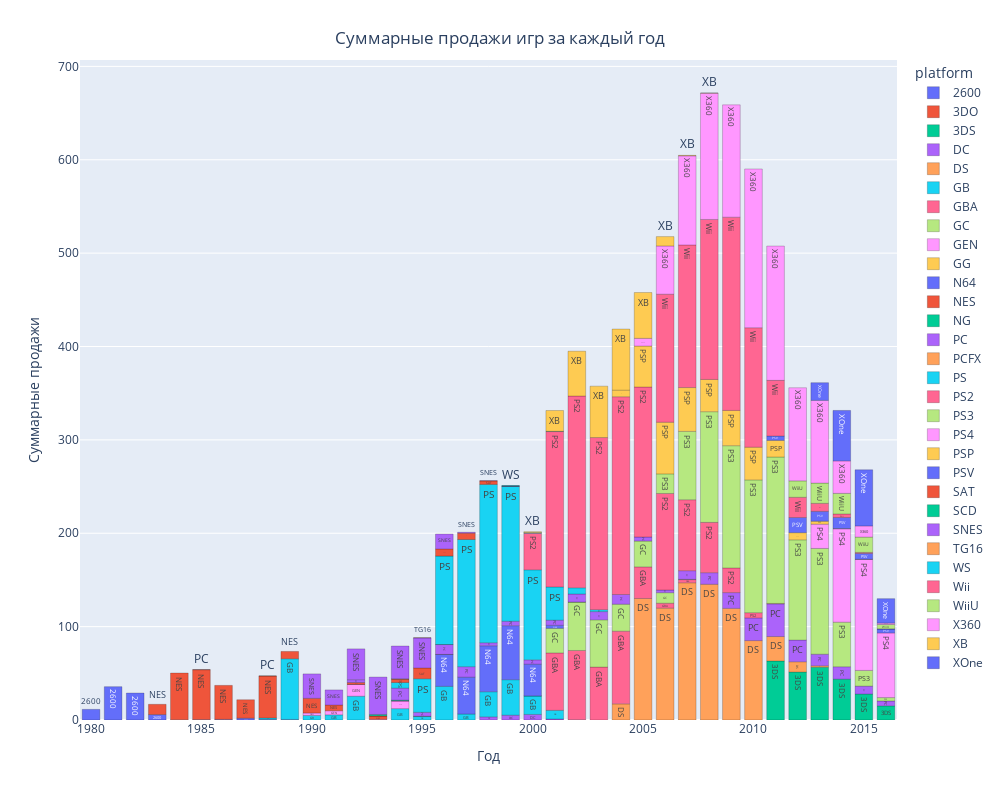

Notebook source saved alongside this figure:
### Markdown cell above
<a id="13"></a>
### Определение актуального периода

### Code cell
fig = px.bar(
    (
        data.groupby(['platform', 'year_of_release'])
        .agg(total_sales=('total_sales', 'sum'))
        .reset_index()
    ),
    y='total_sales', 
    x='year_of_release', 
    color='platform', 
    text='platform',
    width=1000, height=800)

fig.update_xaxes(title = "Год")

fig.update_yaxes(title = "Суммарные продажи")

fig.update_traces(marker_line_color='#000000',
                  marker_line_width=0.2)

fig.update_layout(showlegend = True,
                   title = {
                       'text': 'Суммарные продажи игр за каждый год',
                        'y':0.96,
                        'x':0.5,
                        'xanchor': 'center',
                        'yanchor': 'top'})
fig.show()

### Figure 1 — Plotly figure (JSON) as saved in the notebook; plotly's stock layout.template omitted (floating-point values rounded to 4 significant figures)
{"data": [{"alignmentgroup": "True", "hovertemplate": "platform=%{text}<br>year_of_release=%{x}<br>total_sales=%{y}<extra></extra>", "legendgroup": "2600", "marker": {"color": "#636efa", "line": {"color": "#000000", "width": 0.2}, "pattern": {"shape": ""}}, "name": "2600", "offsetgroup": "2600", "orientation": "v", "showlegend": true, "text": ["2600", "2600", "2600", "2600", "2600", "2600", "2600", "2600", "2600", "2600"], "textposition": "auto", "type": "bar", "x": [1980, 1981, 1982, 1983, 1984, 1985, 1986, 1987, 1988, 1989], "xaxis": "x", "y": [11.38, 35.68, 28.88, 5.84, 0.27, 0.45, 0.67, 1.94, 0.74, 0.63], "yaxis": "y"}, {"alignmentgroup": "True", "hovertemplate": "platform=%{text}<br>year_of_release=%{x}<br>total_sales=%{y}<extra></extra>", "legendgroup": "3DO", "marker": {"color": "#EF553B", "line": {"color": "#000000", "width": 0.2}, "pattern": {"shape": ""}}, "name": "3DO", "offsetgroup": "3DO", "orientation": "v", "showlegend": true, "text": ["3DO", "3DO"], "textposition": "auto", "type": "bar", "x": [1994, 1995], "xaxis": "x", "y": [0.02, 0.08], "yaxis": "y"}, {"alignmentgroup": "True", "hovertemplate": "platform=%{text}<br>year_of_release=%{x}<br>total_sales=%{y}<extra></extra>", "legendgroup": "3DS", "marker": {"color": "#00cc96", "line": {"color": "#000000", "width": 0.2}, "pattern": {"shape": ""}}, "name": "3DS", "offsetgroup": "3DS", "orientation": "v", "showlegend": true, "text": ["3DS", "3DS", "3DS", "3DS", "3DS", "3DS"], "textposition": "auto", "type": "bar", "x": [2011, 2012, 2013, 2014, 2015, 2016], "xaxis": "x", "y": [63.2, 51.36, 56.57, 43.76, 27.78, 15.14], "yaxis": "y"}, {"alignmentgroup": "True", "hovertemplate": "platform=%{text}<br>year_of_release=%{x}<br>total_sales=%{y}<extra></extra>", "legendgroup": "DC", "marker": {"color": "#ab63fa", "line": {"color": "#000000", "width": 0.2}, "pattern": {"shape": ""}}, "name": "DC", "offsetgroup": "DC", "orientation": "v", "showlegend": true, "text": ["DC", "DC", "DC", "DC", "DC", "DC", "DC"], "textposition": "auto", "type": "bar", "x": [1998, 1999, 2000, 2001, 2002, 2007, 2008], "xaxis": "x", "y": [3.38, 5.16, 5.99, 1.07, 0.29, 0.02, 0.04], "yaxis": "y"}, {"alignmentgroup": "True", "hovertemplate": "platform=%{text}<br>year_of_release=%{x}<br>total_sales=%{y}<extra></extra>", "legendgroup": "DS", "marker": {"color": "#FFA15A", "line": {"color": "#000000", "width": 0.2}, "pattern": {"shape": ""}}, "name": "DS", "offsetgroup": "DS", "orientation": "v", "showlegend": true, "text": ["DS", "DS", "DS", "DS", "DS", "DS", "DS", "DS", "DS", "DS"], "textposition": "auto", "type": "bar", "x": [2004, 2005, 2006, 2007, 2008, 2009, 2010, 2011, 2012, 2013], "xaxis": "x", "y": [17.27, 130.1, 119.8, 146.9, 145.3, 119.5, 85.04, 26.18, 11.01, 1.54], "yaxis": "y"}, {"alignmentgroup": "True", "hovertemplate": "platform=%{text}<br>year_of_release=%{x}<br>total_sales=%{y}<extra></extra>", "legendgroup": "GB", "marker": {"color": "#19d3f3", "line": {"color": "#000000", "width": 0.2}, "pattern": {"shape": ""}}, "name": "GB", "offsetgroup": "GB", "orientation": "v", "showlegend": true, "text": ["GB", "GB", "GB", "GB", "GB", "GB", "GB", "GB", "GB", "GB", "GB", "GB", "GB"], "textposition": "auto", "type": "bar", "x": [1988, 1989, 1990, 1991, 1992, 1994, 1995, 1996, 1997, 1998, 1999, 2000, 2001], "xaxis": "x", "y": [1.43, 64.97, 4.89, 5.57, 25.49, 12.18, 3.6, 36.03, 6.37, 26.9, 38, 19.76, 9.24], "yaxis": "y"}, {"alignmentgroup": "True", "hovertemplate": "platform=%{text}<br>year_of_release=%{x}<br>total_sales=%{y}<extra></extra>", "legendgroup": "GBA", "marker": {"color": "#FF6692", "line": {"color": "#000000", "width": 0.2}, "pattern": {"shape": ""}}, "name": "GBA", "offsetgroup": "GBA", "orientation": "v", "showlegend": true, "text": ["GBA", "GBA", "GBA", "GBA", "GBA", "GBA", "GBA", "GBA"], "textposition": "auto", "type": "bar", "x": [2000, 2001, 2002, 2003, 2004, 2005, 2006, 2007], "xaxis": "x", "y": [0.07, 61.53, 74.16, 56.67, 77.91, 33.86, 5.28, 3.4], "yaxis": "y"}, {"alignmentgroup": "True", "hovertemplate": "platform=%{text}<br>year_of_release=%{x}<br>total_sales=%{y}<extra></extra>", "legendgroup": "GC", "marker": {"color": "#B6E880", "line": {"color": "#000000", "width": 0.2}, "pattern": {"shape": ""}}, "name": "GC", "offsetgroup": "GC", "orientation": "v", "showlegend": true, "text": ["GC", "GC", "GC", "GC", "GC", "GC", "GC"], "textposition": "auto", "type": "bar", "x": [2001, 2002, 2003, 2004, 2005, 2006, 2007], "xaxis": "x", "y": [26.34, 51.81, 50.61, 28.82, 27.62, 11.26, 0.27], "yaxis": "y"}, {"alignmentgroup": "True", "hovertemplate": "platform=%{text}<br>year_of_release=%{x}<br>total_sales=%{y}<extra></extra>", "legendgroup": "GEN", "marker": {"color": "#FF97FF", "line": {"color": "#000000", "width": 0.2}, "pattern": {"shape": ""}}, "name": "GEN", "offsetgroup": "GEN", "orientation": "v", "showlegend": true, "text": ["GEN", "GEN", "GEN", "GEN", "GEN"], "textposition": "auto", "type": "bar", "x": [1990, 1991, 1992, 1993, 1994], "xaxis": "x", "y": [2.6, 4.33, 12.64, 0.65, 8.13], "yaxis": "y"}, {"alignmentgroup": "True", "hovertemplate": "platform=%{text}<br>year_of_release=%{x}<br>total_sales=%{y}<extra></extra>", "legendgroup": "GG", "marker": {"color": "#FECB52", "line": {"color": "#000000", "width": 0.2}, "pattern": {"shape": ""}}, "name": "GG", "offsetgroup": "GG", "orientation": "v", "showlegend": true, "text": ["GG"], "textposition": "auto", "type": "bar", "x": [1992], "xaxis": "x", "y": [0.04], "yaxis": "y"}, {"alignmentgroup": "True", "hovertemplate": "platform=%{text}<br>year_of_release=%{x}<br>total_sales=%{y}<extra></extra>", "legendgroup": "N64", "marker": {"color": "#636efa", "line": {"color": "#000000", "width": 0.2}, "pattern": {"shape": ""}}, "name": "N64", "offsetgroup": "N64", "orientation": "v", "showlegend": true, "text": ["N64", "N64", "N64", "N64", "N64", "N64", "N64"], "textposition": "auto", "type": "bar", "x": [1996, 1997, 1998, 1999, 2000, 2001, 2002], "xaxis": "x", "y": [34.1, 39.5, 49.24, 57.87, 33.97, 3.25, 0.08], "yaxis": "y"}, {"alignmentgroup": "True", "hovertemplate": "platform=%{text}<br>year_of_release=%{x}<br>total_sales=%{y}<extra></extra>", "legendgroup": "NES", "marker": {"color": "#EF553B", "line": {"color": "#000000", "width": 0.2}, "pattern": {"shape": ""}}, "name": "NES", "offsetgroup": "NES", "orientation": "v", "showlegend": true, "text": ["NES", "NES", "NES", "NES", "NES", "NES", "NES", "NES", "NES", "NES", "NES", "NES"], "textposition": "auto", "type": "bar", "x": [1983, 1984, 1985, 1986, 1987, 1988, 1989, 1990, 1991, 1992, 1993, 1994], "xaxis": "x", "y": [10.96, 50.08, 53.44, 36.41, 19.76, 45.01, 7.85, 15.73, 6.11, 1.98, 3.61, 0.11], "yaxis": "y"}, {"alignmentgroup": "True", "hovertemplate": "platform=%{text}<br>year_of_release=%{x}<br>total_sales=%{y}<extra></extra>", "legendgroup": "NG", "marker": {"color": "#00cc96", "line": {"color": "#000000", "width": 0.2}, "pattern": {"shape": ""}}, "name": "NG", "offsetgroup": "NG", "orientation": "v", "showlegend": true, "text": ["NG", "NG", "NG", "NG"], "textposition": "auto", "type": "bar", "x": [1993, 1994, 1995, 1996], "xaxis": "x", "y": [0.21, 0.8, 0.33, 0.1], "yaxis": "y"}, {"alignmentgroup": "True", "hovertemplate": "platform=%{text}<br>year_of_release=%{x}<br>total_sales=%{y}<extra></extra>", "legendgroup": "PC", "marker": {"color": "#ab63fa", "line": {"color": "#000000", "width": 0.2}, "pattern": {"shape": ""}}, "name": "PC", "offsetgroup": "PC", "orientation": "v", "showlegend": true, "text": ["PC", "PC", "PC", "PC", "PC", "PC", "PC", "PC", "PC", "PC", "PC", "PC", "PC", "PC", "PC", "PC", "PC", "PC", "PC", "PC", "PC", "PC", "PC", "PC", "PC", "PC"], "textposition": "auto", "type": "bar", "x": [1985, 1988, 1992, 1994, 1995, 1996, 1997, 1998, 1999, 2000, 2001, 2002, 2003, 2004, 2005, 2006, 2007, 2008, 2009, 2010, 2011, 2012, 2013, 2014, 2015, 2016], "xaxis": "x", "y": [0.04, 0.03, 3.03, 12.87, 4.22, 10.58, 11.27, 3.26, 4.74, 4.66, 5.47, 8.57, 8.84, 10.39, 4.37, 2.85, 9.28, 12.42, 16.91, 24.28, 35.03, 23.22, 12.38, 13.28, 8.52, 5.25], "yaxis": "y"}, {"alignmentgroup": "True", "hovertemplate": "platform=%{text}<br>year_of_release=%{x}<br>total_sales=%{y}<extra></extra>", "legendgroup": "PCFX", "marker": {"color": "#FFA15A", "line": {"color": "#000000", "width": 0.2}, "pattern": {"shape": ""}}, "name": "PCFX", "offsetgroup": "PCFX", "orientation": "v", "showlegend": true, "text": ["PCFX"], "textposition": "auto", "type": "bar", "x": [1996], "xaxis": "x", "y": [0.03], "yaxis": "y"}, {"alignmentgroup": "True", "hovertemplate": "platform=%{text}<br>year_of_release=%{x}<br>total_sales=%{y}<extra></extra>", "legendgroup": "PS", "marker": {"color": "#19d3f3", "line": {"color": "#000000", "width": 0.2}, "pattern": {"shape": ""}}, "name": "PS", "offsetgroup": "PS", "orientation": "v", "showlegend": true, "text": ["PS", "PS", "PS", "PS", "PS", "PS", "PS", "PS", "PS", "PS"], "textposition": "auto", "type": "bar", "x": [1994, 1995, 1996, 1997, 1998, 1999, 2000, 2001, 2002, 2003], "xaxis": "x", "y": [6.03, 35.96, 94.7, 136.2, 169.5, 144.5, 96.37, 35.59, 6.67, 2.07], "yaxis": "y"}, {"alignmentgroup": "True", "hovertemplate": "platform=%{text}<br>year_of_release=%{x}<br>total_sales=%{y}<extra></extra>", "legendgroup": "PS2", "marker": {"color": "#FF6692", "line": {"color": "#000000", "width": 0.2}, "pattern": {"shape": ""}}, "name": "PS2", "offsetgroup": "PS2", "orientation": "v", "showlegend": true, "text": ["PS2", "PS2", "PS2", "PS2", "PS2", "PS2", "PS2", "PS2", "PS2", "PS2", "PS2", "PS2"], "textposition": "auto", "type": "bar", "x": [2000, 2001, 2002, 2003, 2004, 2005, 2006, 2007, 2008, 2009, 2010, 2011], "xaxis": "x", "y": [39.17, 166.4, 205.4, 184.3, 211.8, 160.7, 103.4, 75.99, 53.9, 26.4, 5.64, 0.45], "yaxis": "y"}, {"alignmentgroup": "True", "hovertemplate": "platform=%{text}<br>year_of_release=%{x}<br>total_sales=%{y}<extra></extra>", "legendgroup": "PS3", "marker": {"color": "#B6E880", "line": {"color": "#000000", "width": 0.2}, "pattern": {"shape": ""}}, "name": "PS3", "offsetgroup": "PS3", "orientation": "v", "showlegend": true, "text": ["PS3", "PS3", "PS3", "PS3", "PS3", "PS3", "PS3", "PS3", "PS3", "PS3", "PS3"], "textposition": "auto", "type": "bar", "x": [2006, 2007, 2008, 2009, 2010, 2011, 2012, 2013, 2014, 2015, 2016], "xaxis": "x", "y": [20.96, 73.19, 118.5, 130.9, 142.2, 156.8, 107.4, 113.2, 47.76, 16.82, 3.6], "yaxis": "y"}, {"alignmentgroup": "True", "hovertemplate": "platform=%{text}<br>year_of_release=%{x}<br>total_sales=%{y}<extra></extra>", "legendgroup": "PS4", "marker": {"color": "#FF97FF", "line": {"color": "#000000", "width": 0.2}, "pattern": {"shape": ""}}, "name": "PS4", "offsetgroup": "PS4", "orientation": "v", "showlegend": true, "text": ["PS4", "PS4", "PS4", "PS4"], "textposition": "auto", "type": "bar", "x": [2013, 2014, 2015, 2016], "xaxis": "x", "y": [25.99, 100, 118.9, 69.25], "yaxis": "y"}, {"alignmentgroup": "True", "hovertemplate": "platform=%{text}<br>year_of_release=%{x}<br>total_sales=%{y}<extra></extra>", "legendgroup": "PSP", "marker": {"color": "#FECB52", "line": {"color": "#000000", "width": 0.2}, "pattern": {"shape": ""}}, "name": "PSP", "offsetgroup": "PSP", "orientation": "v", "showlegend": true, "text": ["PSP", "PSP", "PSP", "PSP", "PSP", "PSP", "PSP", "PSP", "PSP", "PSP", "PSP", "PSP"], "textposition": "auto", "type": "bar", "x": [2004, 2005, 2006, 2007, 2008, 2009, 2010, 2011, 2012, 2013, 2014, 2015], "xaxis": "x", "y": [7.06, 43.84, 55.32, 46.93, 34.55, 37.78, 35.04, 17.82, 7.69, 3.14, 0.24, 0.12], "yaxis": "y"}, {"alignmentgroup": "True", "hovertemplate": "platform=%{text}<br>year_of_release=%{x}<br>total_sales=%{y}<extra></extra>", "legendgroup": "PSV", "marker": {"color": "#636efa", "line": {"color": "#000000", "width": 0.2}, "pattern": {"shape": ""}}, "name": "PSV", "offsetgroup": "PSV", "orientation": "v", "showlegend": true, "text": ["PSV", "PSV", "PSV", "PSV", "PSV", "PSV"], "textposition": "auto", "type": "bar", "x": [2011, 2012, 2013, 2014, 2015, 2016], "xaxis": "x", "y": [4.63, 16.19, 10.59, 11.9, 6.25, 4.25], "yaxis": "y"}, {"alignmentgroup": "True", "hovertemplate": "platform=%{text}<br>year_of_release=%{x}<br>total_sales=%{y}<extra></extra>", "legendgroup": "SAT", "marker": {"color": "#EF553B", "line": {"color": "#000000", "width": 0.2}, "pattern": {"shape": ""}}, "name": "SAT", "offsetgroup": "SAT", "orientation": "v", "showlegend": true, "text": ["SAT", "SAT", "SAT", "SAT", "SAT", "SAT"], "textposition": "auto", "type": "bar", "x": [1994, 1995, 1996, 1997, 1998, 1999], "xaxis": "x", "y": [3.65, 11.57, 7.69, 6.77, 3.82, 0.09], "yaxis": "y"}, {"alignmentgroup": "True", "hovertemplate": "platform=%{text}<br>year_of_release=%{x}<br>total_sales=%{y}<extra></extra>", "legendgroup": "SCD", "marker": {"color": "#00cc96", "line": {"color": "#000000", "width": 0.2}, "pattern": {"shape": ""}}, "name": "SCD", "offsetgroup": "SCD", "orientation": "v", "showlegend": true, "text": ["SCD", "SCD"], "textposition": "auto", "type": "bar", "x": [1993, 1994], "xaxis": "x", "y": [1.5, 0.36], "yaxis": "y"}, {"alignmentgroup": "True", "hovertemplate": "platform=%{text}<br>year_of_release=%{x}<br>total_sales=%{y}<extra></extra>", "legendgroup": "SNES", "marker": {"color": "#ab63fa", "line": {"color": "#000000", "width": 0.2}, "pattern": {"shape": ""}}, "name": "SNES", "offsetgroup": "SNES", "orientation": "v", "showlegend": true, "text": ["SNES", "SNES", "SNES", "SNES", "SNES", "SNES", "SNES", "SNES", "SNES", "SNES"], "textposition": "auto", "type": "bar", "x": [1990, 1991, 1992, 1993, 1994, 1995, 1996, 1997, 1998, 1999], "xaxis": "x", "y": [26.15, 16.22, 32.98, 40.02, 35.08, 32.2, 15.92, 0.99, 0.22, 0.26], "yaxis": "y"}, {"alignmentgroup": "True", "hovertemplate": "platform=%{text}<br>year_of_release=%{x}<br>total_sales=%{y}<extra></extra>", "legendgroup": "TG16", "marker": {"color": "#FFA15A", "line": {"color": "#000000", "width": 0.2}, "pattern": {"shape": ""}}, "name": "TG16", "offsetgroup": "TG16", "orientation": "v", "showlegend": true, "text": ["TG16"], "textposition": "auto", "type": "bar", "x": [1995], "xaxis": "x", "y": [0.16], "yaxis": "y"}, {"alignmentgroup": "True", "hovertemplate": "platform=%{text}<br>year_of_release=%{x}<br>total_sales=%{y}<extra></extra>", "legendgroup": "WS", "marker": {"color": "#19d3f3", "line": {"color": "#000000", "width": 0.2}, "pattern": {"shape": ""}}, "name": "WS", "offsetgroup": "WS", "orientation": "v", "showlegend": true, "text": ["WS", "WS", "WS"], "textposition": "auto", "type": "bar", "x": [1999, 2000, 2001], "xaxis": "x", "y": [0.46, 0.68, 0.28], "yaxis": "y"}, {"alignmentgroup": "True", "hovertemplate": "platform=%{text}<br>year_of_release=%{x}<br>total_sales=%{y}<extra></extra>", "legendgroup": "Wii", "marker": {"color": "#FF6692", "line": {"color": "#000000", "width": 0.2}, "pattern": {"shape": ""}}, "name": "Wii", "offsetgroup": "Wii", "orientation": "v", "showlegend": true, "text": ["Wii", "Wii", "Wii", "Wii", "Wii", "Wii", "Wii", "Wii", "Wii", "Wii", "Wii"], "textposition": "auto", "type": "bar", "x": [2006, 2007, 2008, 2009, 2010, 2011, 2012, 2013, 2014, 2015, 2016], "xaxis": "x", "y": [137.2, 152.8, 171.3, 207.0, 128.0, 59.65, 21.71, 8.59, 3.75, 1.14, 0.18], "yaxis": "y"}, {"alignmentgroup": "True", "hovertemplate": "platform=%{text}<br>year_of_release=%{x}<br>total_sales=%{y}<extra></extra>", "legendgroup": "WiiU", "marker": {"color": "#B6E880", "line": {"color": "#000000", "width": 0.2}, "pattern": {"shape": ""}}, "name": "WiiU", "offsetgroup": "WiiU", "orientation": "v", "showlegend": true, "text": ["WiiU", "WiiU", "WiiU", "WiiU", "WiiU"], "textposition": "auto", "type": "bar", "x": [2012, 2013, 2014, 2015, 2016], "xaxis": "x", "y": [17.56, 21.65, 22.03, 16.35, 4.6], "yaxis": "y"}, {"alignmentgroup": "True", "hovertemplate": "platform=%{text}<br>year_of_release=%{x}<br>total_sales=%{y}<extra></extra>", "legendgroup": "X360", "marker": {"color": "#FF97FF", "line": {"color": "#000000", "width": 0.2}, "pattern": {"shape": ""}}, "name": "X360", "offsetgroup": "X360", "orientation": "v", "showlegend": true, "text": ["X360", "X360", "X360", "X360", "X360", "X360", "X360", "X360", "X360", "X360", "X360", "X360"], "textposition": "auto", "type": "bar", "x": [2005, 2006, 2007, 2008, 2009, 2010, 2011, 2012, 2013, 2014, 2015, 2016], "xaxis": "x", "y": [8.25, 51.62, 95.41, 135.3, 120.3, 170.0, 143.8, 99.74, 88.58, 34.74, 11.96, 1.52], "yaxis": "y"}, {"alignmentgroup": "True", "hovertemplate": "platform=%{text}<br>year_of_release=%{x}<br>total_sales=%{y}<extra></extra>", "legendgroup": "XB", "marker": {"color": "#FECB52", "line": {"color": "#000000", "width": 0.2}, "pattern": {"shape": ""}}, "name": "XB", "offsetgroup": "XB", "orientation": "v", "showlegend": true, "text": ["XB", "XB", "XB", "XB", "XB", "XB", "XB", "XB", "XB"], "textposition": "auto", "type": "bar", "x": [2000, 2001, 2002, 2003, 2004, 2005, 2006, 2007, 2008], "xaxis": "x", "y": [0.99, 22.26, 48.01, 55.04, 65.42, 49.08, 10.04, 0.55, 0.18], "yaxis": "y"}, {"alignmentgroup": "True", "hovertemplate": "platform=%{text}<br>year_of_release=%{x}<br>total_sales=%{y}<extra></extra>", "legendgroup": "XOne", "marker": {"color": "#636efa", "line": {"color": "#000000", "width": 0.2}, "pattern": {"shape": ""}}, "name": "XOne", "offsetgroup": "XOne", "orientation": "v", "showlegend": true, "text": ["XOne", "XOne", "XOne", "XOne"], "textposition": "auto", "type": "bar", "x": [2013, 2014, 2015, 2016], "xaxis": "x", "y": [18.96, 54.07, 60.14, 26.15], "yaxis": "y"}], "layout": {"barmode": "relative", "height": 800, "legend": {"title": {"text": "platform"}, "tracegroupgap": 0}, "margin": {"t": 60}, "showlegend": true, "title": {"text": "Суммарные продажи игр за каждый год", "x": 0.5, "xanchor": "center", "y": 0.96, "yanchor": "top"}, "width": 1000, "xaxis": {"anchor": "y", "domain": [0, 1], "title": {"text": "Год"}}, "yaxis": {"anchor": "x", "domain": [0, 1], "title": {"text": "Суммарные продажи"}}}}
